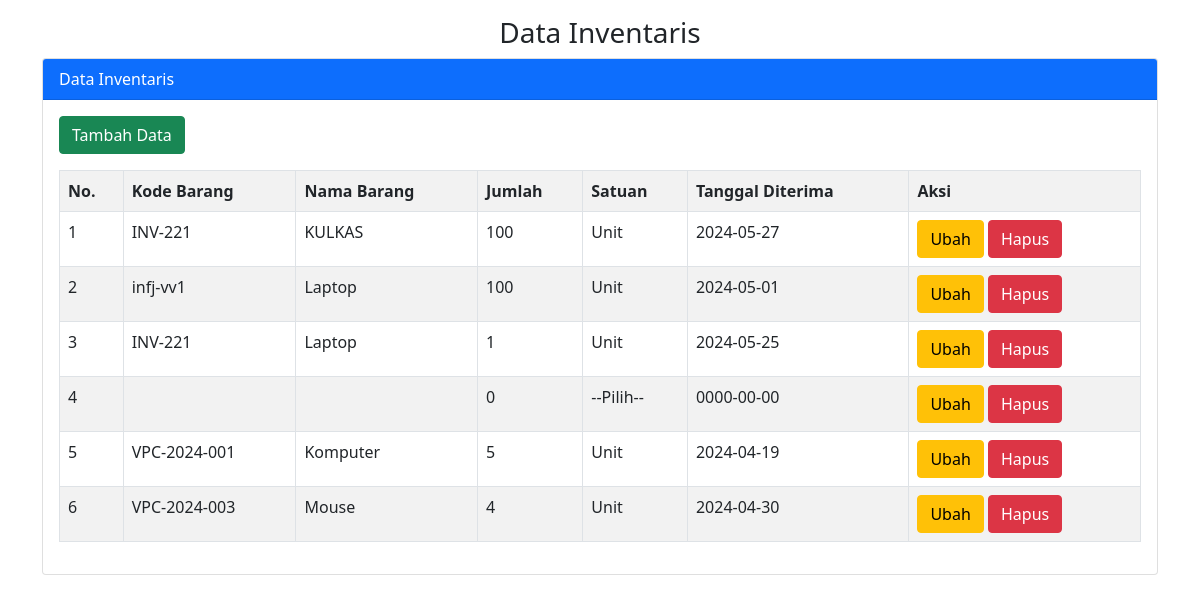
/APLIKASI_CRUD/index.php, run on the app's committed database.
### tables this page shows
CREATE TABLE `tbarang` (
  `id_barang` int(10) NOT NULL,
  `kode_barang` varchar(15) NOT NULL,
  `nama_barang` varchar(30) NOT NULL,
  `jumlah` int(4) NOT NULL,
  `satuan` varchar(15) NOT NULL,
  `tanggal_diterima` date NOT NULL,
  `tanggal_simpan` timestamp NOT NULL DEFAULT current_timestamp() ON UPDATE current_timestamp()
);

### APLIKASI_CRUD/index.php (the view, shortened to what this page needs)
<?php include "config.php"?>
<!DOCTYPE html>
<html lang="en">
<head>
    <link href="https://cdn.jsdelivr.net/npm/bootstrap@5.0.2/dist/css/bootstrap.min.css" rel="stylesheet">
</head>
<body>
    <div class="container">
        <div class="mt-3">
            <h3 class="text-center">Data Inventaris</h3>
        </div>
        <div class="card">
            <div class="card-header bg-primary text-white">
                Data Inventaris
            </div>
            <div class="card-body">
                <button type="button" class="btn btn-success mb-3" data-bs-toggle="modal" data-bs-target="#modaltambah">
                    Tambah Data
                </button>
                <table class="table table-bordered table-striped table-hover">
                    <tr>
                        <th>No.</th>
                        <th>Kode Barang</th>
                        <th>Nama Barang</th>
                        <th>Jumlah</th>
                        <th>Satuan</th>
                        <th>Tanggal Diterima</th>
                        <th>Aksi</th>
                    </tr>
                    <?php
                    $sql = "SELECT * FROM tbarang order by id_barang desc";
                    $query = mysqli_query($koneksi, $sql);
                    $no = 1;
                    while ($data = mysqli_fetch_array($query)):
                    ?>
                        <tr>
                            <td><?=$no++?></td>
                            <td><?=$data['kode_barang']?></td>
                            <td><?=$data['nama_barang']?></td>
                            <td><?=$data['jumlah']?></td>
                            <td><?=$data['satuan']?></td>
                            <td><?=$data['tanggal_diterima']?></td>
                            <td>
                                <a href="" class="btn btn-warning" data-bs-toogle="modal" data-bs-target="#modalUbah"<?=$no ?>>Ubah</a>
                                <a href="" class="btn btn-danger" data-bs-toogle="modal" data-bs-target="#modalHapus"<?=$no ?>>Hapus</a>
                            </td>
                        </tr>
                    <?php endwhile ?>
                </table>
            </div>
        </div>
    </div>
</body>
</html>

### data on the page
tbarang: kode_barang "INV-221", nama_barang "KULKAS", jumlah "100", satuan "Unit", tanggal_diterima "2024-05-27"
tbarang: kode_barang "infj-vv1", nama_barang "Laptop", jumlah "100", satuan "Unit", tanggal_diterima "2024-05-01"
tbarang: kode_barang "INV-221", nama_barang "Laptop", jumlah "1", satuan "Unit", tanggal_diterima "2024-05-25"
tbarang: jumlah "0", satuan "--Pilih--", tanggal_diterima "0000-00-00"
tbarang: kode_barang "VPC-2024-001", nama_barang "Komputer", jumlah "5", satuan "Unit", tanggal_diterima "2024-04-19"
tbarang: kode_barang "VPC-2024-003", nama_barang "Mouse", jumlah "4", satuan "Unit", tanggal_diterima "2024-04-30"
